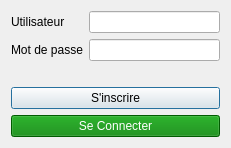
<?xml version="1.0" encoding="UTF-8"?>
<ui version="4.0">
 <class>LoginDialog</class>
 <widget class="QDialog" name="LoginDialog">
  <property name="geometry">
   <rect>
    <x>0</x>
    <y>0</y>
    <width>231</width>
    <height>146</height>
   </rect>
  </property>
  <property name="windowTitle">
   <string>Dialog</string>
  </property>
  <layout class="QVBoxLayout" name="verticalLayout">
   <item>
    <layout class="QFormLayout" name="formLayout">
     <item row="0" column="0">
      <widget class="QLabel" name="label">
       <property name="text">
        <string>Utilisateur</string>
       </property>
      </widget>
     </item>
     <item row="0" column="1">
      <widget class="QLineEdit" name="le_username"/>
     </item>
     <item row="1" column="0">
      <widget class="QLabel" name="label_2">
       <property name="text">
        <string>Mot de passe</string>
       </property>
      </widget>
     </item>
     <item row="1" column="1">
      <widget class="QLineEdit" name="le_password">
       <property name="echoMode">
        <enum>QLineEdit::Password</enum>
       </property>
      </widget>
     </item>
    </layout>
   </item>
   <item>
    <widget class="QLabel" name="l_erreurMessage">
     <property name="text">
      <string/>
     </property>
    </widget>
   </item>
   <item>
    <widget class="QPushButton" name="b_inscription">
     <property name="text">
      <string>S'inscrire</string>
     </property>
    </widget>
   </item>
   <item>
    <widget class="QPushButton" name="b_connection">
     <property name="styleSheet">
      <string notr="true">background-color: green;
color: white;</string>
     </property>
     <property name="text">
      <string>Se Connecter</string>
     </property>
    </widget>
   </item>
  </layout>
 </widget>
 <resources/>
 <connections/>
</ui>
